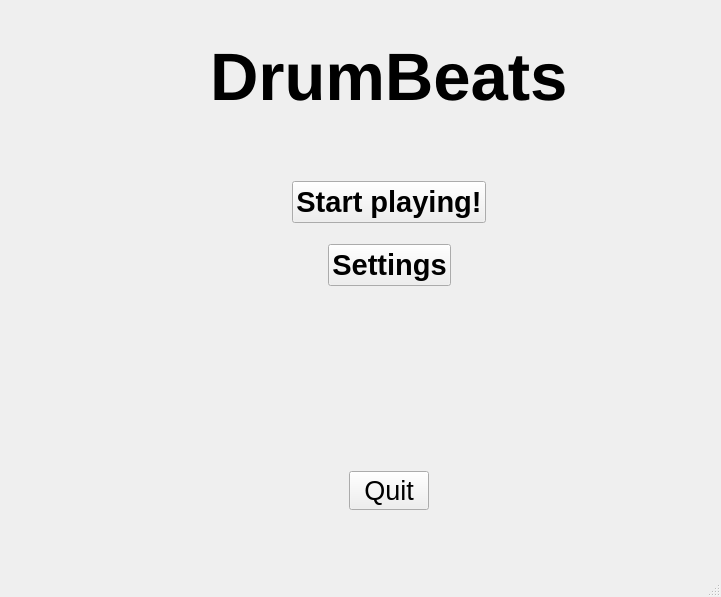
<?xml version="1.0" encoding="UTF-8"?>
<ui version="4.0">
 <class>MainWindow</class>
 <widget class="QMainWindow" name="MainWindow">
  <property name="geometry">
   <rect>
    <x>0</x>
    <y>0</y>
    <width>721</width>
    <height>597</height>
   </rect>
  </property>
  <property name="windowTitle">
   <string>MainWindow</string>
  </property>
  <widget class="QWidget" name="centralwidget">
   <widget class="QStackedWidget" name="screens">
    <property name="geometry">
     <rect>
      <x>0</x>
      <y>0</y>
      <width>791</width>
      <height>621</height>
     </rect>
    </property>
    <widget class="QWidget" name="mainMenu">
     <widget class="QWidget" name="mainMenuContents" native="true">
      <property name="geometry">
       <rect>
        <x>-1</x>
        <y>9</y>
        <width>781</width>
        <height>541</height>
       </rect>
      </property>
      <property name="font">
       <font>
        <pointsize>10</pointsize>
        <bold>true</bold>
       </font>
      </property>
      <layout class="QVBoxLayout" name="verticalLayout_2">
       <item>
        <spacer name="verticalSpacer_5">
         <property name="orientation">
          <enum>Qt::Vertical</enum>
         </property>
         <property name="sizeType">
          <enum>QSizePolicy::Fixed</enum>
         </property>
         <property name="sizeHint" stdset="0">
          <size>
           <width>20</width>
           <height>30</height>
          </size>
         </property>
        </spacer>
       </item>
       <item alignment="Qt::AlignHCenter">
        <widget class="QLabel" name="titleLabel">
         <property name="font">
          <font>
           <pointsize>50</pointsize>
           <bold>true</bold>
          </font>
         </property>
         <property name="styleSheet">
          <string notr="true">color: black;</string>
         </property>
         <property name="text">
          <string>DrumBeats</string>
         </property>
        </widget>
       </item>
       <item>
        <spacer name="verticalSpacer_3">
         <property name="orientation">
          <enum>Qt::Vertical</enum>
         </property>
         <property name="sizeType">
          <enum>QSizePolicy::Fixed</enum>
         </property>
         <property name="sizeHint" stdset="0">
          <size>
           <width>20</width>
           <height>60</height>
          </size>
         </property>
        </spacer>
       </item>
       <item alignment="Qt::AlignHCenter">
        <widget class="QPushButton" name="startAppPush">
         <property name="maximumSize">
          <size>
           <width>300</width>
           <height>16777215</height>
          </size>
         </property>
         <property name="font">
          <font>
           <pointsize>22</pointsize>
           <bold>true</bold>
          </font>
         </property>
         <property name="text">
          <string>Start playing!</string>
         </property>
        </widget>
       </item>
       <item>
        <spacer name="verticalSpacer_4">
         <property name="orientation">
          <enum>Qt::Vertical</enum>
         </property>
         <property name="sizeType">
          <enum>QSizePolicy::Fixed</enum>
         </property>
         <property name="sizeHint" stdset="0">
          <size>
           <width>20</width>
           <height>15</height>
          </size>
         </property>
        </spacer>
       </item>
       <item alignment="Qt::AlignHCenter">
        <widget class="QPushButton" name="mainSettingsPush">
         <property name="maximumSize">
          <size>
           <width>300</width>
           <height>16777215</height>
          </size>
         </property>
         <property name="font">
          <font>
           <pointsize>22</pointsize>
           <bold>true</bold>
          </font>
         </property>
         <property name="text">
          <string>Settings</string>
         </property>
        </widget>
       </item>
       <item>
        <spacer name="verticalSpacer">
         <property name="orientation">
          <enum>Qt::Vertical</enum>
         </property>
         <property name="sizeHint" stdset="0">
          <size>
           <width>20</width>
           <height>40</height>
          </size>
         </property>
        </spacer>
       </item>
       <item alignment="Qt::AlignHCenter">
        <widget class="QPushButton" name="menuQuitPush">
         <property name="maximumSize">
          <size>
           <width>200</width>
           <height>16777215</height>
          </size>
         </property>
         <property name="font">
          <font>
           <pointsize>20</pointsize>
           <bold>false</bold>
          </font>
         </property>
         <property name="styleSheet">
          <string notr="true"/>
         </property>
         <property name="text">
          <string>Quit</string>
         </property>
        </widget>
       </item>
       <item>
        <spacer name="verticalSpacer_2">
         <property name="orientation">
          <enum>Qt::Vertical</enum>
         </property>
         <property name="sizeType">
          <enum>QSizePolicy::Fixed</enum>
         </property>
         <property name="sizeHint" stdset="0">
          <size>
           <width>20</width>
           <height>40</height>
          </size>
         </property>
        </spacer>
       </item>
      </layout>
     </widget>
    </widget>
    <widget class="QWidget" name="settings">
     <widget class="QWidget" name="settingsContents" native="true">
      <property name="geometry">
       <rect>
        <x>-1</x>
        <y>9</y>
        <width>771</width>
        <height>541</height>
       </rect>
      </property>
      <layout class="QVBoxLayout" name="verticalLayout">
       <item>
        <widget class="QLabel" name="adminLabel">
         <property name="maximumSize">
          <size>
           <width>16777215</width>
           <height>40</height>
          </size>
         </property>
         <property name="font">
          <font>
           <pointsize>15</pointsize>
          </font>
         </property>
         <property name="text">
          <string>Admin code:</string>
         </property>
        </widget>
       </item>
       <item>
        <widget class="QLineEdit" name="adminCode"/>
       </item>
       <item>
        <spacer name="verticalSpacer_7">
         <property name="orientation">
          <enum>Qt::Vertical</enum>
         </property>
         <property name="sizeType">
          <enum>QSizePolicy::Fixed</enum>
         </property>
         <property name="sizeHint" stdset="0">
          <size>
           <width>20</width>
           <height>20</height>
          </size>
         </property>
        </spacer>
       </item>
       <item alignment="Qt::AlignHCenter">
        <widget class="QPushButton" name="backToMenuPush">
         <property name="maximumSize">
          <size>
           <width>400</width>
           <height>16777215</height>
          </size>
         </property>
         <property name="font">
          <font>
           <pointsize>13</pointsize>
          </font>
         </property>
         <property name="text">
          <string>Back to main menu</string>
         </property>
        </widget>
       </item>
       <item>
        <spacer name="verticalSpacer_6">
         <property name="orientation">
          <enum>Qt::Vertical</enum>
         </property>
         <property name="sizeHint" stdset="0">
          <size>
           <width>20</width>
           <height>40</height>
          </size>
         </property>
        </spacer>
       </item>
      </layout>
     </widget>
    </widget>
    <widget class="QWidget" name="songAdder">
     <widget class="QWidget" name="songAdderContents" native="true">
      <property name="geometry">
       <rect>
        <x>9</x>
        <y>9</y>
        <width>811</width>
        <height>641</height>
       </rect>
      </property>
      <layout class="QVBoxLayout" name="verticalLayout_4">
       <item>
        <widget class="QLabel" name="title_howToAdd">
         <property name="maximumSize">
          <size>
           <width>400</width>
           <height>16777215</height>
          </size>
         </property>
         <property name="font">
          <font>
           <pointsize>20</pointsize>
          </font>
         </property>
         <property name="text">
          <string>HOW TO ADD A SONG:</string>
         </property>
        </widget>
       </item>
       <item>
        <widget class="QLabel" name="howToAddTuto">
         <property name="maximumSize">
          <size>
           <width>470</width>
           <height>16777215</height>
          </size>
         </property>
         <property name="text">
          <string>&lt;html&gt;&lt;head/&gt;&lt;body&gt;&lt;p&gt;You will need to add all 3 tracks (click, song without drums, seperated drums) seperately.&lt;br/&gt;if you don't have one of the tracks, it's fine! Just check 'ignore this' and you can leave&lt;br/&gt;its field empty or type anything in. Anything that doesn't have 'ignore this' checked&lt;br/&gt;will be acknowledged and might error out if not a valid track. How to make tracks like&lt;br/&gt;this at: {link to guide}&lt;/p&gt;&lt;/body&gt;&lt;/html&gt;</string>
         </property>
         <property name="textFormat">
          <enum>Qt::PlainText</enum>
         </property>
        </widget>
       </item>
       <item>
        <spacer name="verticalSpacer_20">
         <property name="orientation">
          <enum>Qt::Vertical</enum>
         </property>
         <property name="sizeType">
          <enum>QSizePolicy::Fixed</enum>
         </property>
         <property name="sizeHint" stdset="0">
          <size>
           <width>20</width>
           <height>40</height>
          </size>
         </property>
        </spacer>
       </item>
       <item>
        <widget class="QLineEdit" name="lineEdit">
         <property name="minimumSize">
          <size>
           <width>500</width>
           <height>0</height>
          </size>
         </property>
         <property name="maximumSize">
          <size>
           <width>500</width>
           <height>16777215</height>
          </size>
         </property>
         <property name="placeholderText">
          <string>Song name</string>
         </property>
        </widget>
       </item>
       <item>
        <spacer name="verticalSpacer_15">
         <property name="orientation">
          <enum>Qt::Vertical</enum>
         </property>
         <property name="sizeType">
          <enum>QSizePolicy::Fixed</enum>
         </property>
         <property name="sizeHint" stdset="0">
          <size>
           <width>20</width>
           <height>10</height>
          </size>
         </property>
        </spacer>
       </item>
       <item>
        <widget class="QLineEdit" name="clickTrackLine">
         <property name="minimumSize">
          <size>
           <width>500</width>
           <height>0</height>
          </size>
         </property>
         <property name="maximumSize">
          <size>
           <width>500</width>
           <height>16777215</height>
          </size>
         </property>
         <property name="placeholderText">
          <string>Click track (absolute path)</string>
         </property>
        </widget>
       </item>
       <item>
        <widget class="QPushButton" name="browseClickTrackPush">
         <property name="maximumSize">
          <size>
           <width>250</width>
           <height>16777215</height>
          </size>
         </property>
         <property name="font">
          <font>
           <pointsize>14</pointsize>
          </font>
         </property>
         <property name="text">
          <string>Browse click track...</string>
         </property>
        </widget>
       </item>
       <item>
        <widget class="QCheckBox" name="ignoreClickTrackCheck">
         <property name="maximumSize">
          <size>
           <width>150</width>
           <height>16777215</height>
          </size>
         </property>
         <property name="text">
          <string>Ignore this</string>
         </property>
        </widget>
       </item>
       <item>
        <widget class="QLabel" name="invalidClickPathLabel">
         <property name="maximumSize">
          <size>
           <width>300</width>
           <height>16777215</height>
          </size>
         </property>
         <property name="font">
          <font>
           <pointsize>11</pointsize>
          </font>
         </property>
         <property name="styleSheet">
          <string notr="true">color : red;</string>
         </property>
         <property name="text">
          <string>Invalid path to click track!</string>
         </property>
        </widget>
       </item>
       <item>
        <spacer name="verticalSpacer_16">
         <property name="orientation">
          <enum>Qt::Vertical</enum>
         </property>
         <property name="sizeType">
          <enum>QSizePolicy::Fixed</enum>
         </property>
         <property name="sizeHint" stdset="0">
          <size>
           <width>20</width>
           <height>10</height>
          </size>
         </property>
        </spacer>
       </item>
       <item>
        <widget class="QLineEdit" name="songTrackLine">
         <property name="minimumSize">
          <size>
           <width>500</width>
           <height>0</height>
          </size>
         </property>
         <property name="maximumSize">
          <size>
           <width>500</width>
           <height>16777215</height>
          </size>
         </property>
         <property name="placeholderText">
          <string>Drumless track (absolute path)</string>
         </property>
        </widget>
       </item>
       <item>
        <widget class="QPushButton" name="browseSongTrackPush">
         <property name="minimumSize">
          <size>
           <width>250</width>
           <height>0</height>
          </size>
         </property>
         <property name="maximumSize">
          <size>
           <width>250</width>
           <height>16777215</height>
          </size>
         </property>
         <property name="font">
          <font>
           <pointsize>14</pointsize>
          </font>
         </property>
         <property name="text">
          <string>Browse drumless track...</string>
         </property>
        </widget>
       </item>
       <item>
        <widget class="QCheckBox" name="ignoreDrumlessTrackCheck">
         <property name="maximumSize">
          <size>
           <width>150</width>
           <height>16777215</height>
          </size>
         </property>
         <property name="text">
          <string>Ignore this</string>
         </property>
        </widget>
       </item>
       <item>
        <widget class="QLabel" name="invalidSongPathLabel">
         <property name="maximumSize">
          <size>
           <width>300</width>
           <height>16777215</height>
          </size>
         </property>
         <property name="font">
          <font>
           <pointsize>11</pointsize>
          </font>
         </property>
         <property name="styleSheet">
          <string notr="true">color : red;</string>
         </property>
         <property name="text">
          <string>Invalid path to drumless track!</string>
         </property>
        </widget>
       </item>
       <item>
        <spacer name="verticalSpacer_17">
         <property name="orientation">
          <enum>Qt::Vertical</enum>
         </property>
         <property name="sizeType">
          <enum>QSizePolicy::Fixed</enum>
         </property>
         <property name="sizeHint" stdset="0">
          <size>
           <width>20</width>
           <height>10</height>
          </size>
         </property>
        </spacer>
       </item>
       <item>
        <widget class="QLineEdit" name="drumsTrackLine">
         <property name="minimumSize">
          <size>
           <width>500</width>
           <height>0</height>
          </size>
         </property>
         <property name="maximumSize">
          <size>
           <width>500</width>
           <height>16777215</height>
          </size>
         </property>
         <property name="placeholderText">
          <string>Seperated drums (absolute path)</string>
         </property>
        </widget>
       </item>
       <item>
        <widget class="QPushButton" name="browseDrumsTrackPush">
         <property name="maximumSize">
          <size>
           <width>300</width>
           <height>16777215</height>
          </size>
         </property>
         <property name="font">
          <font>
           <pointsize>14</pointsize>
          </font>
         </property>
         <property name="text">
          <string>Browse seperated drums track...</string>
         </property>
        </widget>
       </item>
       <item>
        <widget class="QCheckBox" name="ignoreDrumsTrackCheck">
         <property name="maximumSize">
          <size>
           <width>150</width>
           <height>16777215</height>
          </size>
         </property>
         <property name="text">
          <string>Ignore this</string>
         </property>
        </widget>
       </item>
       <item>
        <widget class="QLabel" name="invalidDrumsPathLabel">
         <property name="maximumSize">
          <size>
           <width>300</width>
           <height>16777215</height>
          </size>
         </property>
         <property name="font">
          <font>
           <pointsize>11</pointsize>
          </font>
         </property>
         <property name="styleSheet">
          <string notr="true">color : red;</string>
         </property>
         <property name="text">
          <string>Invalid path to seperated drums track!</string>
         </property>
        </widget>
       </item>
       <item>
        <spacer name="verticalSpacer_18">
         <property name="orientation">
          <enum>Qt::Vertical</enum>
         </property>
         <property name="sizeType">
          <enum>QSizePolicy::Fixed</enum>
         </property>
         <property name="sizeHint" stdset="0">
          <size>
           <width>20</width>
           <height>20</height>
          </size>
         </property>
        </spacer>
       </item>
       <item>
        <widget class="QPushButton" name="addSongButton">
         <property name="maximumSize">
          <size>
           <width>250</width>
           <height>16777215</height>
          </size>
         </property>
         <property name="font">
          <font>
           <pointsize>16</pointsize>
           <bold>true</bold>
          </font>
         </property>
         <property name="text">
          <string>ADD SONG</string>
         </property>
        </widget>
       </item>
       <item>
        <spacer name="verticalSpacer_14">
         <property name="orientation">
          <enum>Qt::Vertical</enum>
         </property>
         <property name="sizeHint" stdset="0">
          <size>
           <width>20</width>
           <height>40</height>
          </size>
         </property>
        </spacer>
       </item>
      </layout>
     </widget>
    </widget>
    <widget class="QWidget" name="musicLibrary">
     <widget class="QWidget" name="muscLibraryContents" native="true">
      <property name="geometry">
       <rect>
        <x>10</x>
        <y>0</y>
        <width>771</width>
        <height>611</height>
       </rect>
      </property>
      <layout class="QVBoxLayout" name="verticalLayout_3">
       <item>
        <spacer name="verticalSpacer_12">
         <property name="orientation">
          <enum>Qt::Vertical</enum>
         </property>
         <property name="sizeHint" stdset="0">
          <size>
           <width>20</width>
           <height>40</height>
          </size>
         </property>
        </spacer>
       </item>
       <item alignment="Qt::AlignHCenter">
        <widget class="QLabel" name="selecLabel">
         <property name="maximumSize">
          <size>
           <width>400</width>
           <height>16777215</height>
          </size>
         </property>
         <property name="font">
          <font>
           <pointsize>17</pointsize>
          </font>
         </property>
         <property name="text">
          <string>Select song:</string>
         </property>
        </widget>
       </item>
       <item alignment="Qt::AlignHCenter">
        <widget class="QComboBox" name="selectorCombo">
         <property name="minimumSize">
          <size>
           <width>400</width>
           <height>0</height>
          </size>
         </property>
         <property name="maximumSize">
          <size>
           <width>400</width>
           <height>16777215</height>
          </size>
         </property>
         <property name="currentText">
          <string/>
         </property>
        </widget>
       </item>
       <item alignment="Qt::AlignHCenter">
        <widget class="QPushButton" name="selectSongPush">
         <property name="maximumSize">
          <size>
           <width>250</width>
           <height>16777215</height>
          </size>
         </property>
         <property name="font">
          <font>
           <pointsize>15</pointsize>
           <bold>true</bold>
          </font>
         </property>
         <property name="text">
          <string>SELECT SONG</string>
         </property>
        </widget>
       </item>
       <item alignment="Qt::AlignHCenter">
        <widget class="QLabel" name="orLabel">
         <property name="maximumSize">
          <size>
           <width>100</width>
           <height>16777215</height>
          </size>
         </property>
         <property name="font">
          <font>
           <pointsize>15</pointsize>
          </font>
         </property>
         <property name="text">
          <string>Or:</string>
         </property>
        </widget>
       </item>
       <item alignment="Qt::AlignHCenter">
        <widget class="QPushButton" name="songAdderPush">
         <property name="maximumSize">
          <size>
           <width>300</width>
           <height>16777215</height>
          </size>
         </property>
         <property name="font">
          <font>
           <pointsize>15</pointsize>
          </font>
         </property>
         <property name="text">
          <string>Add new song to library</string>
         </property>
        </widget>
       </item>
       <item>
        <spacer name="verticalSpacer_13">
         <property name="orientation">
          <enum>Qt::Vertical</enum>
         </property>
         <property name="sizeHint" stdset="0">
          <size>
           <width>20</width>
           <height>40</height>
          </size>
         </property>
        </spacer>
       </item>
       <item>
        <widget class="QPushButton" name="libraryQuitPush">
         <property name="maximumSize">
          <size>
           <width>100</width>
           <height>16777215</height>
          </size>
         </property>
         <property name="font">
          <font>
           <pointsize>12</pointsize>
          </font>
         </property>
         <property name="text">
          <string>Quit app</string>
         </property>
        </widget>
       </item>
       <item>
        <spacer name="verticalSpacer_19">
         <property name="orientation">
          <enum>Qt::Vertical</enum>
         </property>
         <property name="sizeType">
          <enum>QSizePolicy::Fixed</enum>
         </property>
         <property name="sizeHint" stdset="0">
          <size>
           <width>20</width>
           <height>15</height>
          </size>
         </property>
        </spacer>
       </item>
      </layout>
     </widget>
    </widget>
    <widget class="QWidget" name="mainAppScreen">
     <widget class="QWidget" name="mainAppContents" native="true">
      <property name="geometry">
       <rect>
        <x>10</x>
        <y>20</y>
        <width>771</width>
        <height>511</height>
       </rect>
      </property>
      <layout class="QGridLayout" name="gridLayout">
       <item row="8" column="3">
        <spacer name="verticalSpacer_10">
         <property name="orientation">
          <enum>Qt::Vertical</enum>
         </property>
         <property name="sizeType">
          <enum>QSizePolicy::Fixed</enum>
         </property>
         <property name="sizeHint" stdset="0">
          <size>
           <width>5</width>
           <height>10</height>
          </size>
         </property>
        </spacer>
       </item>
       <item row="9" column="3">
        <widget class="QLabel" name="currentlyPlayingLabel">
         <property name="font">
          <font>
           <pointsize>15</pointsize>
          </font>
         </property>
         <property name="text">
          <string>Currently playing:</string>
         </property>
        </widget>
       </item>
       <item row="2" column="3">
        <widget class="QPushButton" name="playPush">
         <property name="maximumSize">
          <size>
           <width>150</width>
           <height>16777215</height>
          </size>
         </property>
         <property name="font">
          <font>
           <pointsize>15</pointsize>
          </font>
         </property>
         <property name="text">
          <string>Play</string>
         </property>
        </widget>
       </item>
       <item row="1" column="4">
        <spacer name="horizontalSpacer_3">
         <property name="orientation">
          <enum>Qt::Vertical</enum>
         </property>
         <property name="sizeType">
          <enum>QSizePolicy::Fixed</enum>
         </property>
         <property name="sizeHint" stdset="0">
          <size>
           <width>150</width>
           <height>20</height>
          </size>
         </property>
        </spacer>
       </item>
       <item row="7" column="5">
        <widget class="QSlider" name="drumlessVolumeSlider">
         <property name="maximum">
          <number>100</number>
         </property>
         <property name="value">
          <number>100</number>
         </property>
         <property name="orientation">
          <enum>Qt::Horizontal</enum>
         </property>
        </widget>
       </item>
       <item row="1" column="5">
        <spacer name="horizontalSpacer_4">
         <property name="orientation">
          <enum>Qt::Vertical</enum>
         </property>
         <property name="sizeType">
          <enum>QSizePolicy::Fixed</enum>
         </property>
         <property name="sizeHint" stdset="0">
          <size>
           <width>150</width>
           <height>20</height>
          </size>
         </property>
        </spacer>
       </item>
       <item row="10" column="3">
        <widget class="QLabel" name="currentlyPlayingUpdateLabel">
         <property name="font">
          <font>
           <pointsize>16</pointsize>
          </font>
         </property>
         <property name="text">
          <string>Nothing</string>
         </property>
        </widget>
       </item>
       <item row="1" column="3">
        <spacer name="horizontalSpacer_2">
         <property name="orientation">
          <enum>Qt::Vertical</enum>
         </property>
         <property name="sizeType">
          <enum>QSizePolicy::Fixed</enum>
         </property>
         <property name="sizeHint" stdset="0">
          <size>
           <width>150</width>
           <height>20</height>
          </size>
         </property>
        </spacer>
       </item>
       <item row="2" column="4">
        <widget class="QPushButton" name="pausePush">
         <property name="maximumSize">
          <size>
           <width>150</width>
           <height>16777215</height>
          </size>
         </property>
         <property name="font">
          <font>
           <pointsize>15</pointsize>
          </font>
         </property>
         <property name="text">
          <string>Pause</string>
         </property>
        </widget>
       </item>
       <item row="2" column="1">
        <widget class="QPushButton" name="openLibraryPush">
         <property name="maximumSize">
          <size>
           <width>300</width>
           <height>16777215</height>
          </size>
         </property>
         <property name="font">
          <font>
           <pointsize>15</pointsize>
          </font>
         </property>
         <property name="text">
          <string>Open Music Library</string>
         </property>
        </widget>
       </item>
       <item row="11" column="2">
        <widget class="QLineEdit" name="leftSideLabel">
         <property name="font">
          <font>
           <pointsize>15</pointsize>
          </font>
         </property>
         <property name="text">
          <string>0:00</string>
         </property>
         <property name="readOnly">
          <bool>false</bool>
         </property>
        </widget>
       </item>
       <item row="3" column="1">
        <widget class="QPushButton" name="quitAppPush">
         <property name="maximumSize">
          <size>
           <width>300</width>
           <height>16777215</height>
          </size>
         </property>
         <property name="font">
          <font>
           <pointsize>15</pointsize>
          </font>
         </property>
         <property name="text">
          <string>Close app</string>
         </property>
        </widget>
       </item>
       <item row="2" column="2">
        <spacer name="horizontalSpacer_5">
         <property name="orientation">
          <enum>Qt::Vertical</enum>
         </property>
         <property name="sizeType">
          <enum>QSizePolicy::Fixed</enum>
         </property>
         <property name="sizeHint" stdset="0">
          <size>
           <width>60</width>
           <height>20</height>
          </size>
         </property>
        </spacer>
       </item>
       <item row="11" column="3">
        <widget class="QSlider" name="songSlider">
         <property name="maximum">
          <number>100</number>
         </property>
         <property name="value">
          <number>0</number>
         </property>
        </widget>
       </item>
       <item row="0" column="3">
        <spacer name="verticalSpacer_11">
         <property name="orientation">
          <enum>Qt::Vertical</enum>
         </property>
         <property name="sizeHint" stdset="0">
          <size>
           <width>20</width>
           <height>40</height>
          </size>
         </property>
        </spacer>
       </item>
       <item row="2" column="6">
        <spacer name="horizontalSpacer">
         <property name="orientation">
          <enum>Qt::Vertical</enum>
         </property>
         <property name="sizeHint" stdset="0">
          <size>
           <width>40</width>
           <height>20</height>
          </size>
         </property>
        </spacer>
       </item>
       <item row="7" column="3" colspan="2">
        <widget class="QCheckBox" name="songCheck">
         <property name="font">
          <font>
           <pointsize>15</pointsize>
          </font>
         </property>
         <property name="text">
          <string>Song (without drums)</string>
         </property>
        </widget>
       </item>
       <item row="3" column="3">
        <spacer name="verticalSpacer_9">
         <property name="orientation">
          <enum>Qt::Vertical</enum>
         </property>
         <property name="sizeType">
          <enum>QSizePolicy::Fixed</enum>
         </property>
         <property name="sizeHint" stdset="0">
          <size>
           <width>20</width>
           <height>40</height>
          </size>
         </property>
        </spacer>
       </item>
       <item row="12" column="3">
        <spacer name="verticalSpacer_8">
         <property name="orientation">
          <enum>Qt::Vertical</enum>
         </property>
         <property name="sizeHint" stdset="0">
          <size>
           <width>20</width>
           <height>40</height>
          </size>
         </property>
        </spacer>
       </item>
       <item row="11" column="4">
        <widget class="QLabel" name="rightSideLabel">
         <property name="maximumSize">
          <size>
           <width>230</width>
           <height>16777215</height>
          </size>
         </property>
         <property name="font">
          <font>
           <pointsize>14</pointsize>
          </font>
         </property>
         <property name="text">
          <string>-0:00 | 0:00</string>
         </property>
        </widget>
       </item>
       <item row="2" column="0">
        <spacer name="horizontalSpacer_6">
         <property name="orientation">
          <enum>Qt::Vertical</enum>
         </property>
         <property name="sizeHint" stdset="0">
          <size>
           <width>40</width>
           <height>20</height>
          </size>
         </property>
        </spacer>
       </item>
       <item row="6" column="5">
        <widget class="QSlider" name="drumsVolumeSlider">
         <property name="maximum">
          <number>100</number>
         </property>
         <property name="value">
          <number>100</number>
         </property>
         <property name="orientation">
          <enum>Qt::Horizontal</enum>
         </property>
        </widget>
       </item>
       <item row="4" column="1">
        <widget class="QPushButton" name="backToMainPush">
         <property name="font">
          <font>
           <pointsize>15</pointsize>
          </font>
         </property>
         <property name="text">
          <string>Back to main menu</string>
         </property>
        </widget>
       </item>
       <item row="4" column="3" colspan="2">
        <widget class="QCheckBox" name="clickCheck">
         <property name="maximumSize">
          <size>
           <width>200</width>
           <height>16777215</height>
          </size>
         </property>
         <property name="font">
          <font>
           <pointsize>15</pointsize>
          </font>
         </property>
         <property name="text">
          <string>Click (metronome)</string>
         </property>
        </widget>
       </item>
       <item row="6" column="3">
        <widget class="QCheckBox" name="drumsCheck">
         <property name="font">
          <font>
           <pointsize>15</pointsize>
          </font>
         </property>
         <property name="text">
          <string>Drums</string>
         </property>
        </widget>
       </item>
       <item row="2" column="5">
        <widget class="QPushButton" name="restartPush">
         <property name="maximumSize">
          <size>
           <width>150</width>
           <height>16777215</height>
          </size>
         </property>
         <property name="font">
          <font>
           <pointsize>15</pointsize>
          </font>
         </property>
         <property name="text">
          <string>Restart</string>
         </property>
        </widget>
       </item>
       <item row="4" column="5">
        <widget class="QSlider" name="clickVolumeSlider">
         <property name="maximum">
          <number>100</number>
         </property>
         <property name="value">
          <number>100</number>
         </property>
         <property name="orientation">
          <enum>Qt::Horizontal</enum>
         </property>
        </widget>
       </item>
      </layout>
     </widget>
    </widget>
   </widget>
  </widget>
  <widget class="QMenuBar" name="menubar">
   <property name="geometry">
    <rect>
     <x>0</x>
     <y>0</y>
     <width>721</width>
     <height>20</height>
    </rect>
   </property>
  </widget>
  <widget class="QStatusBar" name="statusbar"/>
 </widget>
 <resources>
  <include location="../assets/resources.qrc"/>
 </resources>
 <connections/>
</ui>
